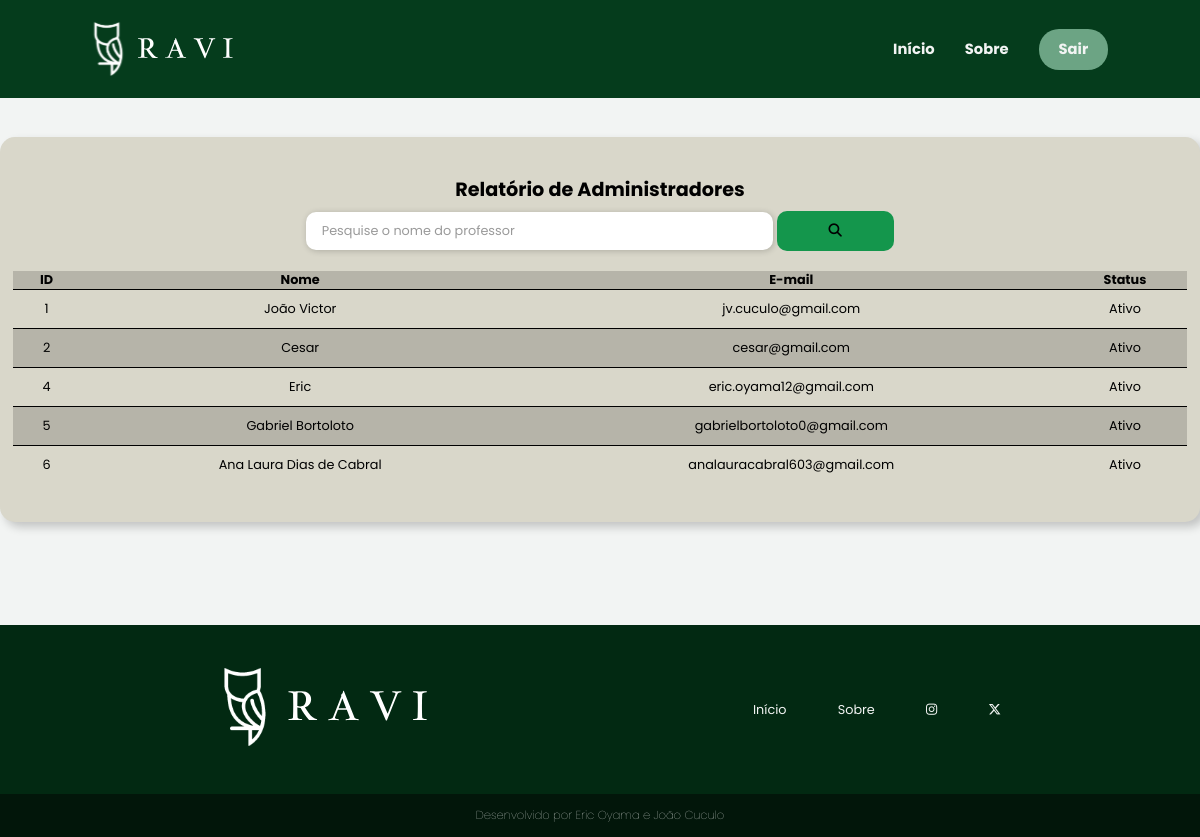
The page /sistema-usuario/usuario/relatorio-adm.php (signed in) on the database its author committed.
### tables this page shows
CREATE TABLE `usuario` (
  `id` int(11) NOT NULL,
  `nome` varchar(100) NOT NULL,
  `email` varchar(100) NOT NULL,
  `senha` varchar(255) NOT NULL,
  `status` varchar(11) NOT NULL
);

### sistema-usuario/usuario/relatorio-adm.php (the view, shortened to what this page needs)
<?php
    require_once('../../conexao.php');
    $V_WHERE = "";
    $sql = "SELECT * FROM usuario WHERE 1 = 1 " . $V_WHERE;
    $resultado = mysqli_query($conexao, $sql);
?>
<!DOCTYPE html>
<html lang="pt-br">
<head>
    <link rel="stylesheet" href="../../assets/css/header-footer.css">
    <link rel="stylesheet" href="../../assets/css/principal.css">
    <link rel="stylesheet" href="../../assets/css/relatorios.css">
</head>
<body>
    <?php require_once("../template-usuario/menu2.php") ?>
    <main class="container">
        <section class="relatorio-box">
            <h2>Relatório de Administradores</h2>
            <div class="input-group">
                <form method="post"class="input-box-search">
                    <div style="display: flex; justify-content: center; align-items: center; gap: .3rem; width: 50%;">
                        <input type="search" name="nome" placeholder="Pesquise o nome do professor" style="width: 80%;">
                        <button type="submit" name="pesquisar" class="conta-btn" style="border: none; border-radius: 10px; width: 20%;"><i class="fa-solid fa-magnifying-glass"></i></button>
                    </div>
                </form>
            </div>
            <div class="table-roll-y table-roll-x">
                <table>
                    <thead>
                        <tr id="cabecalho-relatorio">
                            <th>ID</th>
                            <th>Nome</th>
                            <th>E-mail</th>
                            <th>Status</th>
                        </tr>
                    </thead>
                    <tbody>
                        <?php while ($linha = mysqli_fetch_array($resultado)) {
                            if ($linha['status'] == 1) {
                                $status = "Ativo";
                            } else {
                                $status = "Inativo";
                            }
                            ?>
                    <tr>
                        <td class="td-espaco"><?= $linha['id'] ?></td>
                        <td class="td-espaco"><?= $linha['nome'] ?></td>
                        <td class="td-espaco"><?= $linha['email'] ?></td>
                        <td class="td-espaco"><?= $status ?></td>
                    </tr>
                    <?php } ?>
                    </tbody>
                </table>
            </div>
        </section>
    </main>
    <?php require_once("../template-usuario/rodape1.php") ?>
</body>
</html>

### assets/css/header-footer.css (style rules this page uses)
* { margin: 0; padding: 0; box-sizing: border-box; font-family: 'Poppins', sans-serif; }
:root { --color-primary: #053c1c; --color-secundary: #6ca484; --color-tertiary: #14964C; --color-black: #000; --color-white: #f2f4f3; font-size: 80%; }
html { height: 100%; min-height: 100%; }
body { display: flex; flex-direction: column; min-height: 100%; width: 100%; }
.conta-btn { background-color: var(--color-tertiary); padding: 10px 20px; border-radius: 20px; }

### assets/css/principal.css (style rules this page uses)
body { background-color: var(--color-white); }
.container { max-width: 1200px; width: 100%; margin: 0 auto; }

### assets/css/relatorios.css (style rules this page uses)
.relatorio-box, .relatorio-box-big { display: flex; flex-direction: column; align-items: center; justify-content: center; background-color: #D9D7CA; border-radius: 15px; box-shadow: 5px 5px 10px rgba(0, 0, 0, 0.2); padding: 3rem; margin: 3rem 0 8rem; }
.relatorio-box { width: 1200px; }
table { border-collapse: collapse; width: 100%; }
.table-roll-y { max-height: 1000px; overflow-y: auto; }
.table-roll-x { overflow-x: auto; width: 100%; }
td { text-align: center; border-top: 1px solid black; padding: 3px; }
.td-espaco { padding: 10px; }
form { display: flex; flex-direction: column; align-items: center; justify-content: center; width: 100%; }
.input-group { display: flex; flex-direction: column; width: 100%; }
.input-box-search { display: flex; flex-direction: column; margin-bottom: 1rem; color: var(--color-white); position: relative; }
.input-box-search input { font-size: 1rem; margin: 0.6rem 0; padding: 0.8rem 1.2rem; border: none; border-radius: 10px; box-shadow: 1px 1px 6px rgba(0, 0, 0, 0.2); }
.input-box-search input::placeholder { color: rgba(0, 0, 0, 0.4); }
tr:nth-child(2n-2), #cabecalho-relatorio { background-color: #b6b4a9; }
@media screen and (max-width: 1360px) { .relatorio-box-big, .relatorio-box { width: 100%; padding-left: 1rem; padding-right: 1rem; } }

### rows shown on the page
usuario: id "1", nome "João Victor", email "jv.cuculo@gmail.com", status "Ativo"
usuario: id "2", nome "Cesar", email "cesar@gmail.com", status "Ativo"
usuario: id "4", nome "Eric", email "eric.oyama12@gmail.com", status "Ativo"
usuario: id "5", nome "Gabriel Bortoloto", email "gabrielbortoloto0@gmail.com", status "Ativo"
usuario: id "6", nome "Ana Laura Dias de Cabral", email "analauracabral603@gmail.com", status "Ativo"
